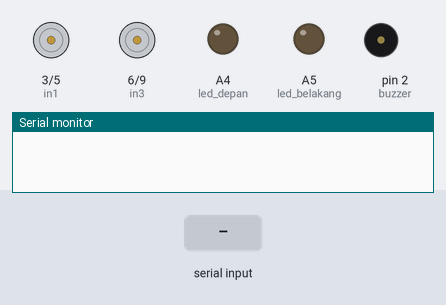
Recording of a sketch running on a simulated Arduino Uno, built with avr-gcc and run on an emulated ATmega328P. Parts: motor-driver pin pairs drawn as motors (green arrow = first pin HIGH = forward, orange = second pin HIGH = backward, longer = more drive), output pins drawn as LEDs (lit = HIGH), buzzer (waves = sounding, pin HIGH), the last lines printed to the serial monitor. The inputs (shaded band) are chosen by the test bench.

Above: at 1.2 s.
1.3 s: "f" received over Serial
At 2.5 s:
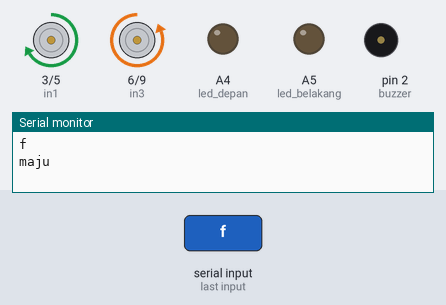
2.8 s: byte 110 ('n') received over Serial
At 3.8 s:
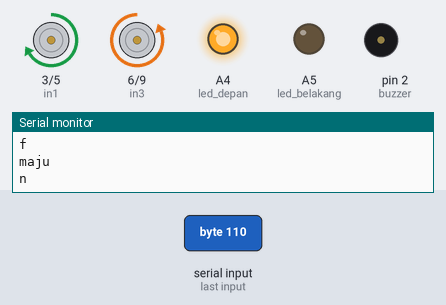
4.3 s: byte 115 ('s') received over Serial
At 5.0 s:
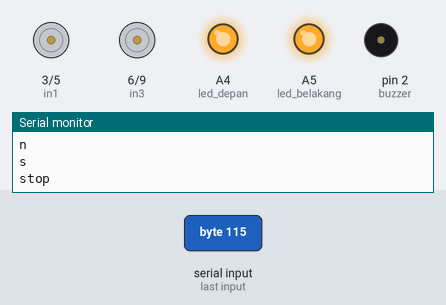
5.8 s: byte 111 ('o') received over Serial
At 6.2 s:
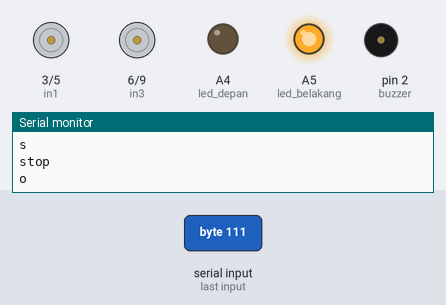
7.3 s: "b" received over Serial
At 8.3 s:
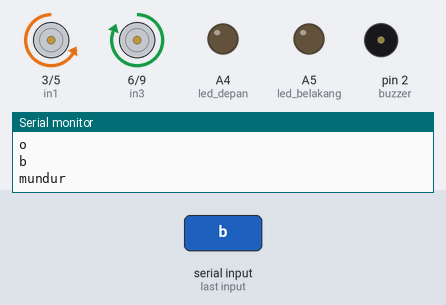
8.8 s: "l" received over Serial
At 9.5 s:
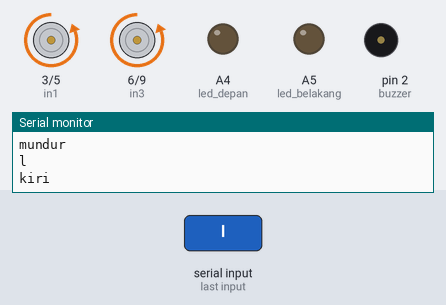
Timing chart, 0 to 11.3 s (numbered marks = the images above; inputs shaded):
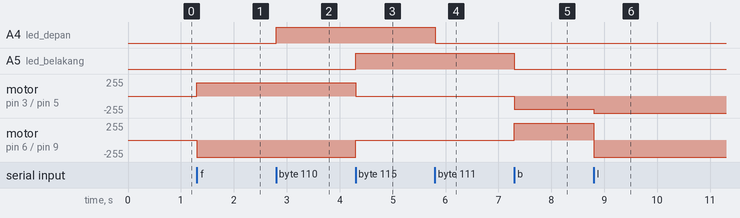

Measured:
- after the input at 1.3 s, motor on pin 3 (in1) / pin 5 (in2): stopped → forward 200/255 at once; motor on pin 6 (in3) / pin 9 (in4): stopped → backward 255/255 at once
- after the input at 2.8 s, A4 (led_depan): LOW → HIGH at once
- after the input at 4.3 s, A5 (led_belakang): LOW → HIGH at once; motor on pin 3 (in1) / pin 5 (in2): forward 200/255 → stopped at once; motor on pin 6 (in3) / pin 9 (in4): backward 255/255 → stopped at once
- after the input at 5.8 s, A4 (led_depan): HIGH → LOW at once
- after the input at 7.3 s, A5 (led_belakang): HIGH → LOW at once; motor on pin 3 (in1) / pin 5 (in2): stopped → backward 200/255 at once; motor on pin 6 (in3) / pin 9 (in4): stopped → forward 255/255 at once
- after the input at 8.8 s, motor on pin 3 (in1) / pin 5 (in2): backward 200/255 → backward 255/255 at once; motor on pin 6 (in3) / pin 9 (in4): forward 255/255 → backward 255/255 at once

The sketch:

majes.ino
```cpp
#define in1 3
#define in2 5
#define in3 6
#define in4 9
#define led_depan A4
#define led_belakang A5
#define buzzer 2
int w = 0;
char msg, cmd;

int duty25 = 64;
int duty50 = 127;
int duty75 = 191;
int duty100 = 255;

void setup() {

  Serial.begin(9600);
  pinMode(in1, OUTPUT);
  pinMode(in2, OUTPUT);
  pinMode(in3, OUTPUT);
  pinMode(in4, OUTPUT);
  pinMode(led_depan, OUTPUT);
  pinMode(led_belakang, OUTPUT);
  pinMode(buzzer, OUTPUT);

  msg = "";

}

void loop() {

  while (Serial.available() > 0) { // Check if there is data coming
    msg = Serial.read(); // Read the message as String

    Serial.println(msg);

    if(msg == 'f'){
      Serial.println("maju");
      maju();
      digitalWrite(led_belakang, LOW);
    }

    else if(msg == 'b'){
      Serial.println("mundur");
      mundur();
      digitalWrite(led_belakang, LOW);
    }

    else if(msg == 'l'){
      Serial.println("kiri");
      digitalWrite(led_belakang, LOW);
      kiri();
    }

    else if(msg == 'r'){
      kanan();
      digitalWrite(led_belakang, LOW);
    }

    else if(msg == 't'){
      kananMaju();
      digitalWrite(led_belakang, LOW);
    }

    else if(msg == 'x'){
      kananMundur();
      digitalWrite(led_belakang, LOW);
    }

    else if(msg == 'z'){
      kiriMaju();
      digitalWrite(led_belakang, LOW);
    }

    else if(msg == 'c'){
      kiriMundur();
      digitalWrite(led_belakang, LOW);
    }

    else if(msg == 'k')
    {
      digitalWrite(buzzer, HIGH);
    }

    else if(msg == 'm')
    {
      digitalWrite(buzzer, LOW);
    }

    else if(msg == 'n')
    {
      digitalWrite(led_depan, HIGH);
    }

    else if(msg == 'o')
    {
      digitalWrite(led_depan, LOW);
    }

    else if(msg == 's')
    {
      Serial.println("stop");
      berhenti();
      digitalWrite(led_belakang, HIGH);
    }

    else
    {
      digitalWrite(led_belakang, LOW);
    }


  }

delay(10);

}

void maju() {
  analogWrite(in1, 200);
  digitalWrite(in2, LOW);
  digitalWrite(in3, LOW);
  analogWrite(in4, 255);
}

void mundur() {
  digitalWrite(in1, LOW);
  analogWrite(in2, 200);
  analogWrite(in3, 255);
  digitalWrite(in4, LOW);
}

void kiriMaju() {
  analogWrite(in1, duty25);
  digitalWrite(in2, LOW);
  digitalWrite(in3, LOW);
  digitalWrite(in4, HIGH);
}

void kananMaju() {
  digitalWrite(in1, HIGH);
  digitalWrite(in2, LOW);
  digitalWrite(in3, LOW);
  analogWrite(in4, duty25);
}

void kanan() {
  digitalWrite(in1, HIGH);
  digitalWrite(in2, LOW);
  digitalWrite(in3, HIGH);
  digitalWrite(in4, LOW);
}

void kiri() {
  digitalWrite(in1, LOW);
  digitalWrite(in2, HIGH);
  digitalWrite(in3, LOW);
  digitalWrite(in4, HIGH);
}

void kiriMundur() {
  digitalWrite(in1, LOW);
  analogWrite(in2, duty25);
  digitalWrite(in3, HIGH);
  digitalWrite(in4, LOW);
}

void kananMundur() {
  digitalWrite(in1, LOW);
  digitalWrite(in2, HIGH);
  analogWrite(in3, duty25);
  digitalWrite(in4, LOW);
}

void berhenti() {
  digitalWrite(in1, LOW);
  digitalWrite(in2, LOW);
  digitalWrite(in3, LOW);
  digitalWrite(in4, LOW);
}
```
